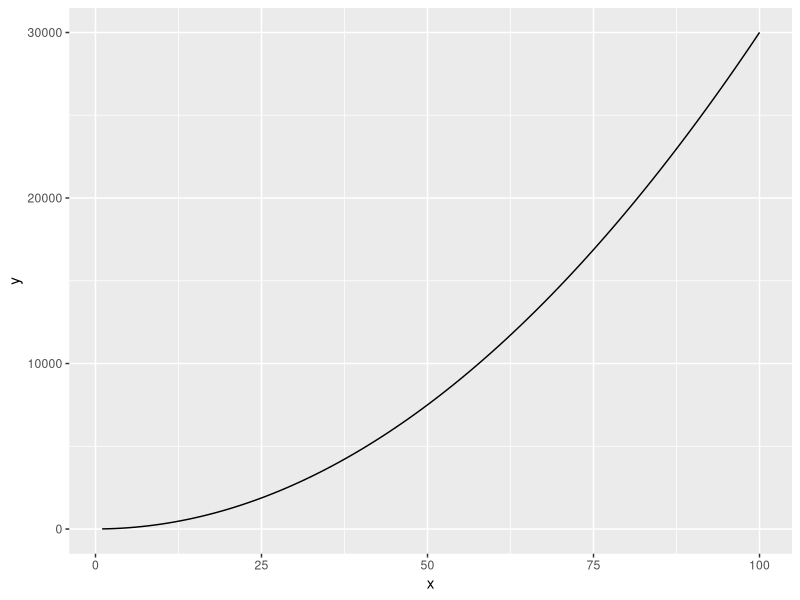
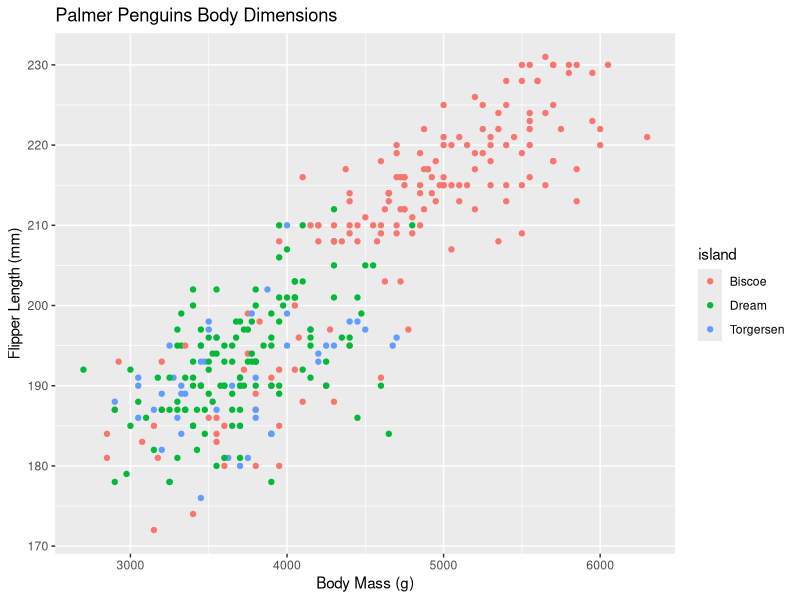

Write R code to recreate these figures, in order.
## ---- chunk 1
library(tidyverse)
library(palmerpenguins)
## ---- chunk 2
# Define function
fx = function(x){
  3*x^2 + 4
  } 

# Plot it over a specific range using the `geom_function` mark: 
ggplot(data.frame(x = c(1, 100)), aes(x = x)) + 
  geom_function(fun = fx)
## ---- chunk 3
fxyz = expression(2 * x * y + 3 * (x^2)*(z^3))

dfdy = D(fxyz, "y")
dfdy
dfdz = D(fxyz, "z")
dfdz

## ---- chunk 4
ggplot(data.frame(penguins), aes(x = body_mass_g, y = flipper_length_mm)) + 
  labs(title="Palmer Penguins Body Dimensions", 
       x = "Body Mass (g)", 
       y = "Flipper Length (mm)"
       ) +
  geom_point(
    aes(color = island)
    )+
  theme_grey()
